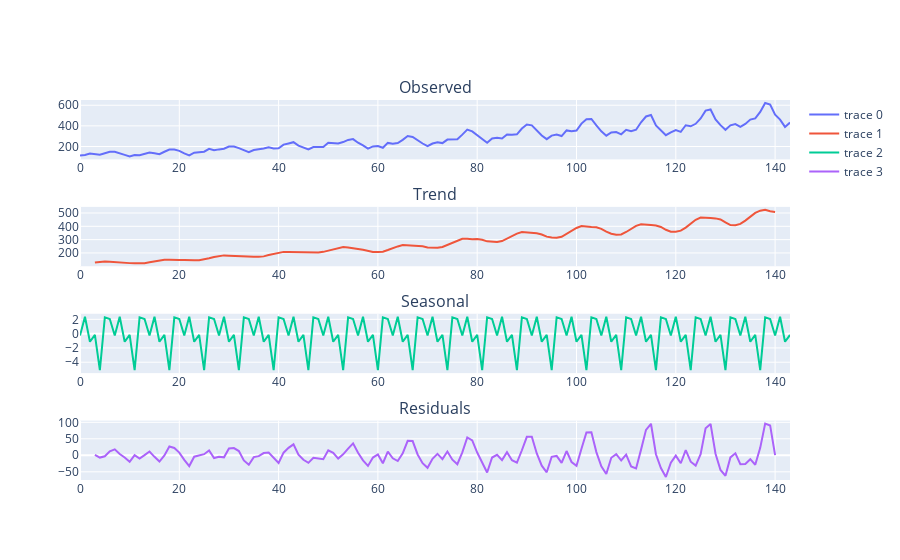

Source (notebook cell):
### Code cell
plotSeasonalDecompose(
    df["y"],
    period=7,
    title="Seasonal Decomposition for id_0"
)

### Figure 1 — Plotly figure (JSON) as saved in the notebook; plotly's stock layout.template omitted (floating-point values rounded to 4 significant figures; data arrays with more than 128 entries replaced by an {"elided": "..."} marker saying what was removed)
{"data": [{"mode": "lines", "type": "scatter", "x": {"elided": "144 int values"}, "xaxis": "x", "y": {"elided": "144 float values"}, "yaxis": "y"}, {"mode": "lines", "type": "scatter", "x": {"elided": "144 int values"}, "xaxis": "x2", "y": {"elided": "144 float values"}, "yaxis": "y2"}, {"mode": "lines", "type": "scatter", "x": {"elided": "144 int values"}, "xaxis": "x3", "y": {"elided": "144 float values"}, "yaxis": "y3"}, {"mode": "lines", "type": "scatter", "x": {"elided": "144 int values"}, "xaxis": "x4", "y": {"elided": "144 float values"}, "yaxis": "y4"}], "layout": {"annotations": [{"font": {"size": 16}, "showarrow": false, "text": "Observed", "x": 0.5, "xanchor": "center", "xref": "paper", "y": 1, "yanchor": "bottom", "yref": "paper"}, {"font": {"size": 16}, "showarrow": false, "text": "Trend", "x": 0.5, "xanchor": "center", "xref": "paper", "y": 0.7188, "yanchor": "bottom", "yref": "paper"}, {"font": {"size": 16}, "showarrow": false, "text": "Seasonal", "x": 0.5, "xanchor": "center", "xref": "paper", "y": 0.4375, "yanchor": "bottom", "yref": "paper"}, {"font": {"size": 16}, "showarrow": false, "text": "Residuals", "x": 0.5, "xanchor": "center", "xref": "paper", "y": 0.1562, "yanchor": "bottom", "yref": "paper"}], "xaxis": {"anchor": "y", "domain": [0, 1]}, "xaxis2": {"anchor": "y2", "domain": [0, 1]}, "xaxis3": {"anchor": "y3", "domain": [0, 1]}, "xaxis4": {"anchor": "y4", "domain": [0, 1]}, "yaxis": {"anchor": "x", "domain": [0.8438, 1]}, "yaxis2": {"anchor": "x2", "domain": [0.5625, 0.7188]}, "yaxis3": {"anchor": "x3", "domain": [0.2812, 0.4375]}, "yaxis4": {"anchor": "x4", "domain": [0, 0.1562]}}}
